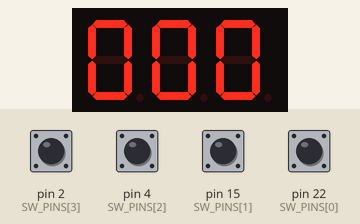
The sketch below on a simulated Arduino Mega 2560, built for the host (arithmetic inside an expression is 32-bit, double 64-bit). Parts: 3-digit seven-segment display. Wiring (inferred from the names in the program): 3-digit 7-segment display, segments lit when HIGH: segments pin 25, pin 26, pin 14, pin 12, pin 13, pin 33, pin 32; digit selects pin 19, pin 18, pin 5. The test bench sets the inputs (shaded band); at power-on: pin 2 (SW_PINS[3]), pin 4 (SW_PINS[2]), pin 15 (SW_PINS[1]), pin 22 (SW_PINS[0]) LOW. The segment pins are drawn as the display they are named for.

Above: at 1.2 s.
1.3 s: pin 2 (SW_PINS[3]) pulled HIGH for 0.15 s
3.0 s: pin 4 (SW_PINS[2]) pulled HIGH for 0.15 s
At 3.13 s:
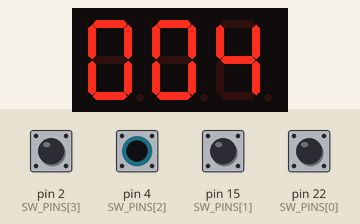
4.7 s: pin 15 (SW_PINS[1]) pulled HIGH for 0.15 s
At 4.85 s:
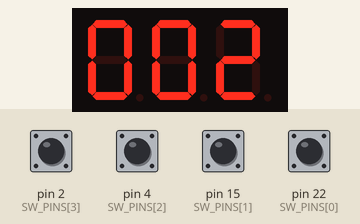
6.4 s: pin 22 (SW_PINS[0]) pulled HIGH for 0.15 s
At 6.54 s:
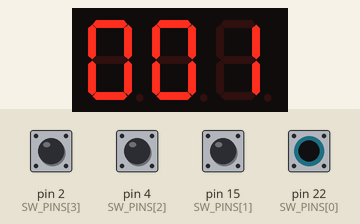
Timing chart, 0 to 9.1 s (numbered marks = the images above; inputs shaded):
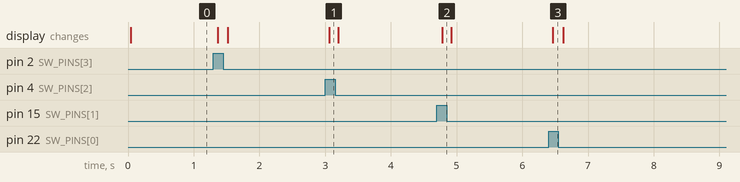

Measured:
- after the input at 3.0 s, the display: changes after 0.06 s (image 1)
- after the input at 4.7 s, the display: changes after 0.08 s (image 2)
- after the input at 6.4 s, the display: changes after 0.06 s (image 3)

The sketch:

ConvertidorBinario_A_Decimal.ino
```cpp
const int A = 25;
const int B = 26;
const int C = 14;
const int D = 12;
const int E = 13;
const int F = 33;
const int G = 32;

const int DISPLAY_PINS[3] = {19, 18, 5}; // DISPLAY_C, DISPLAY_D, DISPLAY_U
const int SW_PINS[4] = {22, 15, 4, 2};   // SW0, SW1, SW2, SW3

int unidades, decenas, centenas;
int valor_decimal;

const int digits[10][7] = {
  // A, B, C, D, E, F, G
  {HIGH, HIGH, HIGH, HIGH, HIGH, HIGH, LOW},  // 0
  {LOW, HIGH, HIGH, LOW, LOW, LOW, LOW},     // 1
  {HIGH, HIGH, LOW, HIGH, HIGH, LOW, HIGH},  // 2
  {HIGH, HIGH, HIGH, HIGH, LOW, LOW, HIGH},  // 3
  {LOW, HIGH, HIGH, LOW, LOW, HIGH, HIGH},   // 4
  {HIGH, LOW, HIGH, HIGH, LOW, HIGH, HIGH},  // 5
  {HIGH, LOW, HIGH, HIGH, HIGH, HIGH, HIGH}, // 6
  {HIGH, HIGH, HIGH, LOW, LOW, LOW, LOW},    // 7
  {HIGH, HIGH, HIGH, HIGH, HIGH, HIGH, HIGH},// 8
  {HIGH, HIGH, HIGH, LOW, LOW, HIGH, HIGH}  // 9
};

const int segments[7] = {A, B, C, D, E, F, G};

void mostrar_contador() {
  int digitos[3] = {centenas, decenas, unidades};

  for (int i = 0; i < 3; i++) {
    for (int s = 0; s < 7; s++) {
      digitalWrite(segments[s], digits[digitos[i]][s]);
    }
    digitalWrite(DISPLAY_PINS[i], LOW); // Encender display
    delay(5);
    digitalWrite(DISPLAY_PINS[i], HIGH); // Apagar display
  }
}

void setup() {
  for (int i = 0; i < 7; i++) {
    pinMode(segments[i], OUTPUT);
  }

  for (int i = 0; i < 3; i++) {
    pinMode(DISPLAY_PINS[i], OUTPUT);
    digitalWrite(DISPLAY_PINS[i], HIGH); // Apagar todos los displays
  }

  for (int i = 0; i < 4; i++) {
    pinMode(SW_PINS[i], INPUT_PULLDOWN);
  }

  unidades = 0;
  decenas = 0;
  centenas = 0;
}

void actualiza_salida() {
  valor_decimal = 0;
  for (int i = 0; i < 4; i++) {
    valor_decimal += digitalRead(SW_PINS[i]) * (1 << i);
  }

  unidades = valor_decimal % 10;
  decenas = (valor_decimal / 10) % 10;
  centenas = valor_decimal / 100;
}

void loop() {
  mostrar_contador();
  actualiza_salida();
}
```
